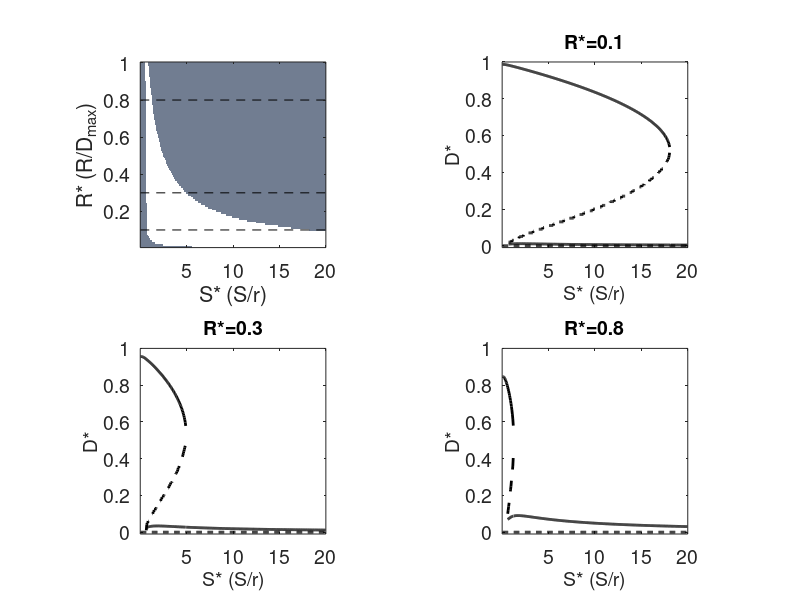

MATLAB code to generate this figure:
%This code plots the results of the stabiltiy diagram, yielding the
%figures in the manuscript. 

%Written by EBG 11/2014-

%Creative Commons 
%Attribution-NonCommercial-ShareAlike 
%3.0 Unported

%Copyright held by:
% Evan B. Goldstein, Ph.D.
% Postdoctoral Associate, Department of Geological Sciences
% The University of North Carolina at Chapel Hill
% Chapel Hill, NC 27599 USA
% http://ebgoldstein.wordpress.com
% twitter: @ebgoldstein
%%%%%%%%%%%%%%%%%%%%%%%%%%%%%%%%%%%%%%%%%%%%%%%%%%%%%%%%%%%%%%%%%%%%%%%%%%%

%FIGURE PLOTTING ROUTINE
clear all
close all
clc
load ImpulsiveStability

%%%%%%%%%%%%%%%%%%%%%%%%%%%%%%%%%%%%%%%%%%%%%%%%%%%%%%%%%%%%%%%%%%%%%%%%%%%
%STABILITY DIAGRAM
%plot up the number of Fixed points for each region of omega-zeta space

figure
subplot(2,2,1)
imagesc(FP');
%colorbar
colormap(bone)
caxis([0 2])
%clabel('# of FPs')
%title('number of stable solutions')
ylabel('R* (R/D_m_a_x)', 'FontSize',14)
xlabel('S* (S/r)', 'FontSize',14)
axis xy
set(gca,'XTick',[100,200,300,399])
set(gca,'XTickLabel',{'5','10','15','20'}, 'FontSize',14)
set(gca,'YTick',[20,40,60,80,100])
set(gca,'YTickLabel',{'0.2','0.4','0.6','0.8','1'}, 'FontSize',14)
axis square

%%%%%%%%%%%%%%%%%%%%%%%%%%%%%%%%%%%%%%%%%%%%%%%%%%%%%%%%%%%%%%%%%%%%%%%%%%%
%locations to plot bifurcation diagrams
loc1=10;
loc2=30;
loc3=80;

vl1=[loc1,loc1];
vl2=[loc2,loc2];
vl3=[loc3,loc3];
omlength=[0,om];


hold on
plot(omlength,vl1,'--k')
plot(omlength,vl2,'--k')
plot(omlength,vl3,'--k')


%%%%%%%%%%%%%%%%%%%%%%%%%%%%%%%%%%%%%%%%%%%%%%%%%%%%%%%%%%%%%%%%%%%%%%%%%%%
%find nonzero locations of manifold
%replaces all instances of '0'  with 'NaN'
M=manifold;
M(M==0) = nan;

%the unstabel FP @ D=0
USFP=zeros(1,length(FPmax(:,loc1)));

%%%%%%%
minheight=linspace(1,om,length(omegaV));
%%%%%%%%%%%%%%%%%%%%%%%%%%%%%%%%%%%%%%%%%%%%%%%%%%%%%%%%%%%%%%%%%%%%%%%%%%%

subplot(2,2,2)
plot(FPmax(1:361,loc1),'k','LineWidth',2)
hold on
plot(363:(om),FPmax(363:(om),loc1),'k','LineWidth',2)
plot(FPmin(:,loc1),'k','LineWidth',2)
plot(M(1:361,loc1),'--k','LineWidth',2)
plot(USFP,'--k','LineWidth',2)
set(gca,'XTick',[100,200,300,400])
set(gca,'XTickLabel',{'5','10','15','20'}, 'FontSize',14)
ylabel('D*', 'FontSize',14)
xlabel('S* (S/r)', 'FontSize',14)
title('R*=0.1', 'FontSize',14)
ylim([-0.01 1])
axis square

subplot(2,2,3)
plot(FPmax(1:98,loc2),'k','LineWidth',2)
hold on
plot(99:(om),FPmax(99:(om),loc2),'k','LineWidth',2)
plot(FPmin(:,loc2),'k','LineWidth',2)
plot(M(:,loc2),'--k','LineWidth',2)
plot(USFP,'--k','LineWidth',2)
set(gca,'XTick',[100,200,300,400])
set(gca,'XTickLabel',{'5','10','15','20'}, 'FontSize',14)
ylabel('D*', 'FontSize',14)
xlabel('S* (S/r)', 'FontSize',14)
title('R*=0.3', 'FontSize',14)
ylim([-0.01 1])

axis square

subplot(2,2,4)
plot(FPmax(1:24,loc3),'k','LineWidth',2)
hold on
plot(25:(om),FPmax(25:(om),loc3),'k','LineWidth',2)
plot(FPmin(:,loc3),'k','LineWidth',2)
plot(M(:,loc3),'--k','LineWidth',2)
plot(USFP,'--k','LineWidth',2)
set(gca,'XTick',[100,200,300,400])
set(gca,'XTickLabel',{'5','10','15','20'}, 'FontSize',14)
ylabel('D*', 'FontSize',14)
xlabel('S* (S/r)', 'FontSize',14)
title('R*=0.8', 'FontSize',14)
ylim([-0.01 1])


axis square


%%%%%%%%%%%%%%%%%%%%%%%%%%%%%%%%%%%%%%%%%%%%%%%%%%%%%%%%%%%%%%%%%%%%%%%%%%%
% Dattractor=0:0.01:1;
% 
% omegaE=1;
% FinalDA=Dattractor./(Dattractor+(exp(-(1/omegaE)).*(1-Dattractor)));
% 
% Growth1=FinalDA-Dattractor;
% 
% omegaE=5;
% FinalDA=Dattractor./(Dattractor+(exp(-(1/omegaE)).*(1-Dattractor)));
% 
% Growth2=FinalDA-Dattractor;
% 
% omegaE=10;
% FinalDA=Dattractor./(Dattractor+(exp(-(1/omegaE)).*(1-Dattractor)));
% 
% Growth3=FinalDA-Dattractor;
% 
% figure
% plot(Dattractor,Growth1,'r','LineWidth',2)
% hold on
% plot(Dattractor,Growth2,'k','LineWidth',2)
% plot(Dattractor,Growth3,'b','LineWidth',2)
% xlabel('D*; Dune Height', 'FontSize',14)
% ylabel('G*; Dune Growth', 'FontSize',14)
% %  a = get(gca,'XTickLabel');
% %  %set(gca,'XTickLabel',a, 'FontSize',14)
%  a = get(gca,'YTickLabel');
%  set(gca,'YTickLabel',a, 'FontSize',14)
% 
% 
% %ADJUST THE LEGEND
% h =legend('\Omega = 1','\Omega = 5','\Omega = 10')
% set(h,'FontSize',14);
% legend(gca, 'boxoff')
% 
% b=findobj(h,'type','line','linestyle','-');
% set(b,'visible','off');
% 
% hText = findobj(h, 'type', 'text');
% set(hText(1),'color', 'b');
% set(hText(2),'color', 'k');
% set(hText(3),'color', 'r');
% 
% 
% 
